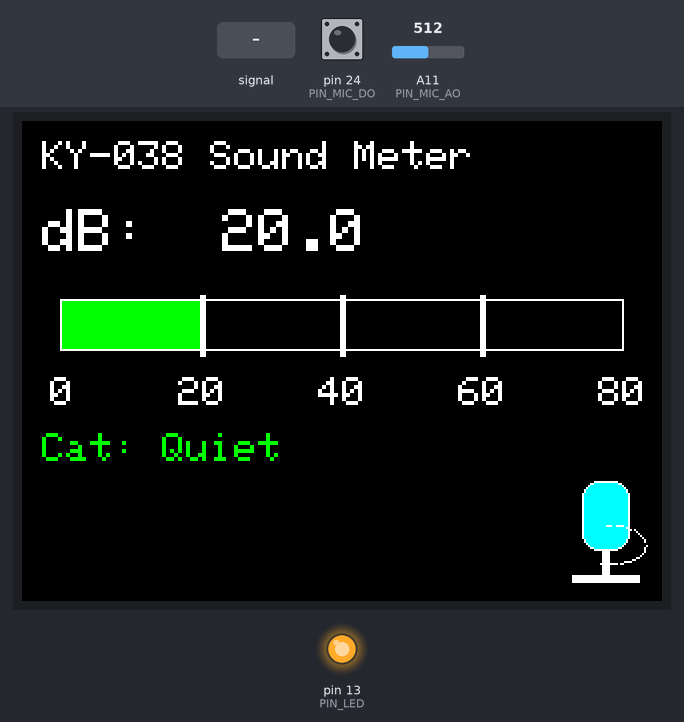
This sketch was run on a simulated Arduino Mega 2560, built with avr-gcc and run on an emulated ATmega2560. Parts: 320×240 colour display, output pins drawn as LEDs (lit = HIGH). Dashed ring = blinking. The inputs (shaded band) are chosen by the test bench; at power-on: pin 24 (PIN_MIC_DO) HIGH, A11 (PIN_MIC_AO) = 512. What the sketch prints to the serial monitor is not drawn.

Above: at 1.4 s.
1.5 s: A11 (PIN_MIC_AO) fed a 200 Hz sine of ±81 counts around its level
At 1.65 s:
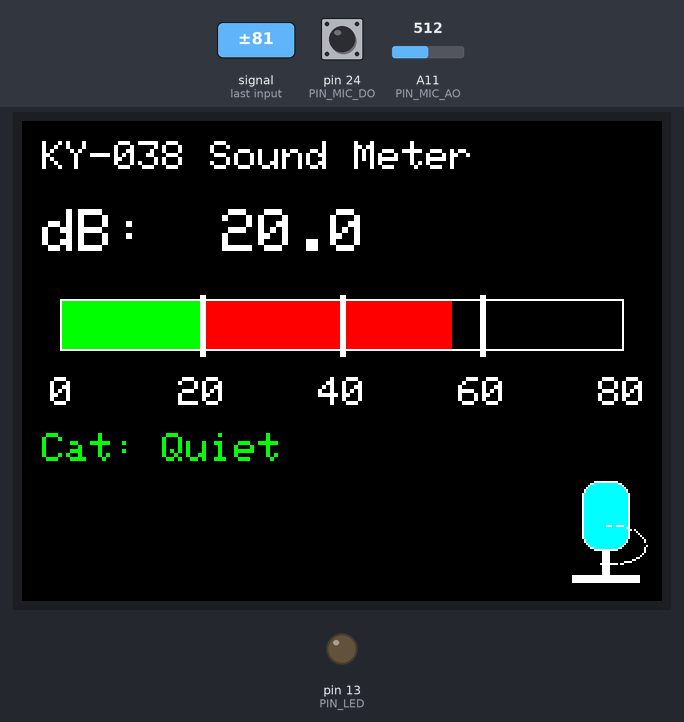
3.9 s: pin 24 (PIN_MIC_DO) pulled LOW for 0.15 s
At 4.07 s:
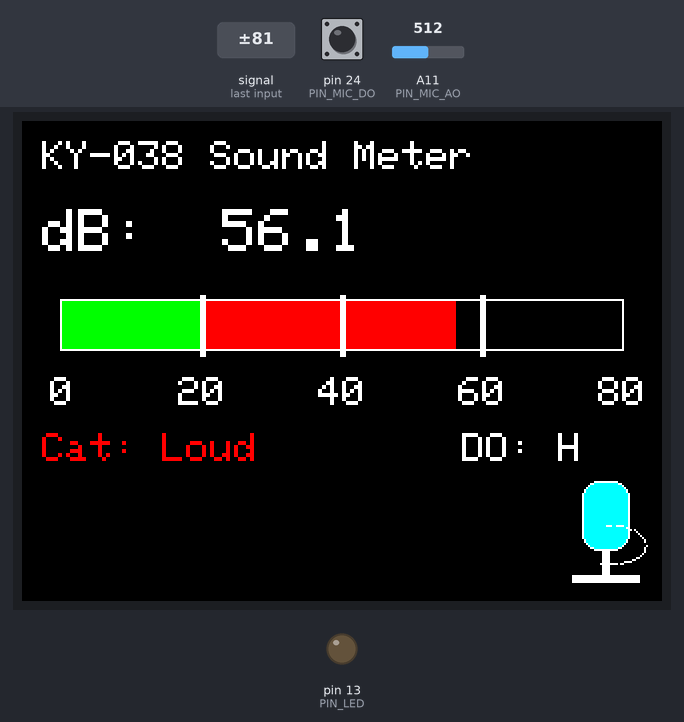
4.6 s: A11 (PIN_MIC_AO) fed a 2 Hz sine of ±306 counts around its level
At 4.98 s:
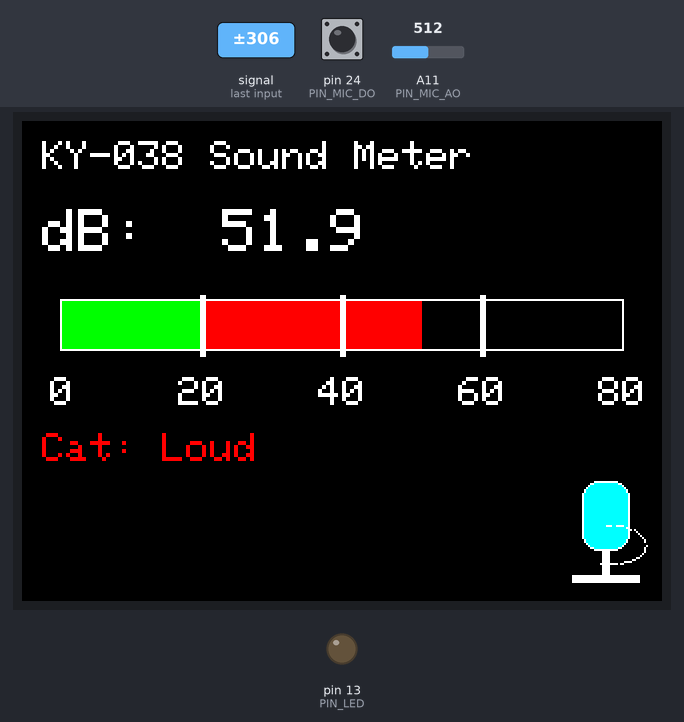
7.5 s: pin 24 (PIN_MIC_DO) pulled LOW for 0.15 s
At 7.72 s:
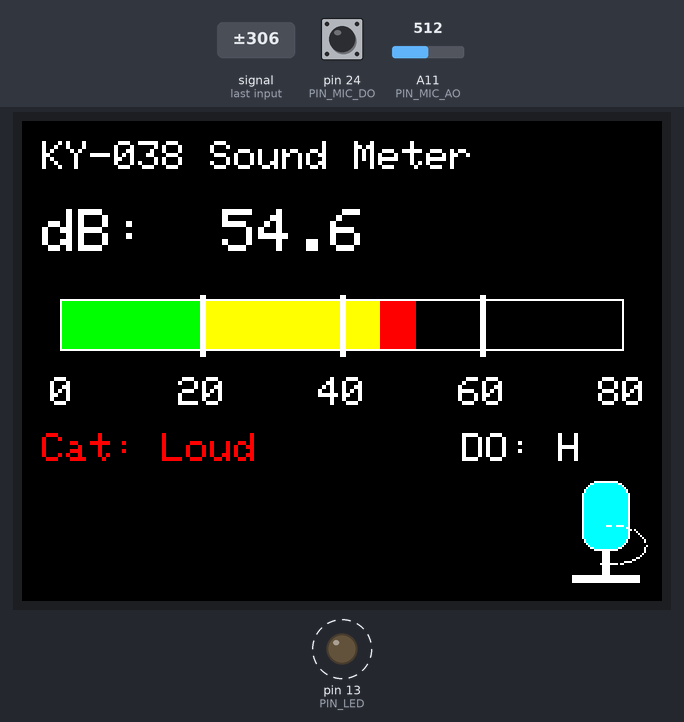
8.2 s: pin 24 (PIN_MIC_DO) pulled LOW for 0.15 s
At 8.63 s:
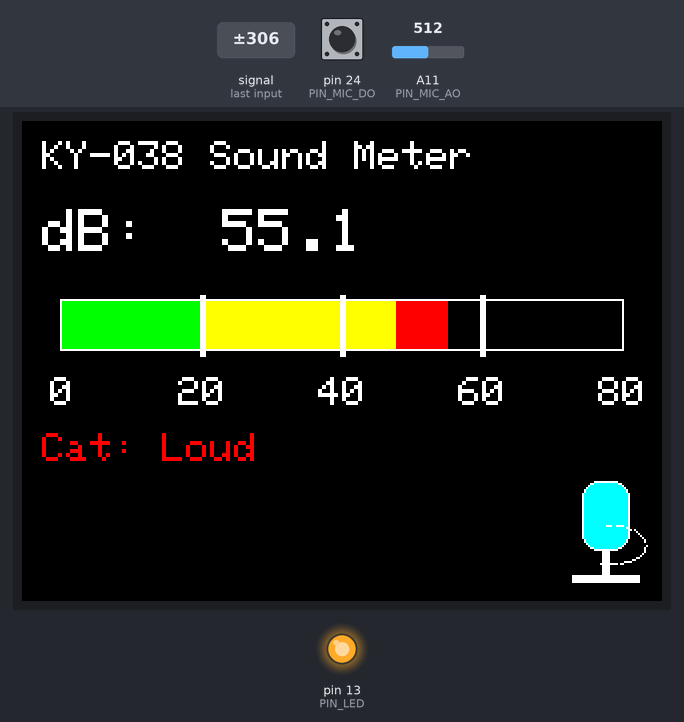
Timing chart, 0 to 12.9 s (numbered marks = the images above; inputs shaded):
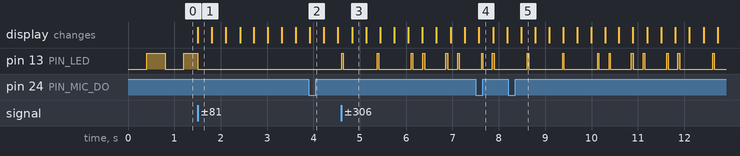

Measured:
- after the input at 1.5 s, the display: changes at once (image 1)
- after the input at 3.9 s, the display: changes at once (image 2)
- after the input at 8.2 s, the display: changes after 0.28 s (image 5)

The sketch:

Microphone_Sound_Meter.ino
```cpp
// KY-038 Noise Meter (FAST, no flicker, robust sensor-detect, alternate pins)
// Arduino Mega + MCUFRIEND 2.8" TFT (UNO-shield)
// KY-038: AO->A11, DO->D24 (active-LOW with INPUT_PULLUP), VCC->5V, GND->GND
// Optional LED: D13

#include <MCUFRIEND_kbv.h>
#include <Adafruit_GFX.h>
#include <Arduino.h>
#include <math.h>
#include <string.h>

MCUFRIEND_kbv tft;

// ---------- Pins ----------
const int PIN_MIC_AO = A11;  // analog
const int PIN_MIC_DO = 24;   // digital (INPUT_PULLUP, active-LOW)
const int PIN_LED    = 13;

// ---------- dB config ----------
const float ADC_REF_V   = 5.0f;
const float ADC_LSB_V   = ADC_REF_V / 1023.0f;
const float DB_REL_REF_COUNTS = 1023.0f; // full-scale reference

// ---------- Sampling ----------
const int   NUM_SAMPLES   = 12;   // fast window

// ---------- UI ----------
#define COL_BLACK 0x0000
#define COL_WHITE 0xFFFF
#define COL_GREY  0x7BEF
#define COL_GREEN 0x07E0
#define COL_YELL  0xFFE0
#define COL_RED   0xF800
#define COL_CYAN  0x07FF

const int METER_X=20, METER_Y=90, METER_W=280, METER_H=24;
const int BIGDB_Y=44, LABEL_Y2=METER_Y+METER_H+20;
const int CATEGORY_Y = LABEL_Y2 + 22;
const int SCALE_Y = METER_Y + METER_H + 2;

const uint32_t BAR_FRAME_MS  = 5;
const uint32_t TEXT_FRAME_MS = 30;
const float    TEXT_EPS      = 0.5f;

float dcMean=512.0f, envelopeCounts=0.0f, combinedEMA=0.0f;
const float DC_BETA=0.03f, ENV_DECAY=0.88f, ENV_MIX=0.60f, COMB_EMA_ALPHA=0.45f;

uint32_t lastBarMs=0, lastTextMs=0, lastTrigMs=0;
bool ledOn=false;
int prevBarPixels=0;
float lastBigDBShown=1e9;
int lastDOState = HIGH;
int lastCategoryIdx = -1;

// ---------- Sensor-disconnect detection ----------
int   badWindows = 0;
const int BAD_WINDOWS_LIMIT = 25;
bool  sensorOK = true;

// ---------------------- UI ----------------------

// 🎤 Draw microphone icon — near bottom-right
void drawMicrophoneSymbol() {
  int micBaseX = 280;
  int micBaseY = 220;  // slightly above bottom

  // Mic head (oval)
  tft.fillRoundRect(micBaseX, micBaseY - 40, 24, 35, 8, COL_CYAN);
  tft.drawRoundRect(micBaseX, micBaseY - 40, 24, 35, 8, COL_WHITE);

  // Mic stem
  tft.fillRect(micBaseX + 10, micBaseY - 5, 4, 12, COL_WHITE);

  // Mic base stand
  tft.fillRect(micBaseX - 5, micBaseY + 7, 34, 4, COL_WHITE);

  // Simulated curved bracket (approximation using short lines)
  int cx = micBaseX + 12;
  int cy = micBaseY - 8;
  for (int angle = -90; angle <= 90; angle += 15) {
    float rad = angle * 3.14159 / 180.0;
    int x1 = cx + 20 * cos(rad);
    int y1 = cy + 10 * sin(rad);
    int x2 = cx + 20 * cos(rad + 0.15);
    int y2 = cy + 10 * sin(rad + 0.15);
    tft.drawLine(x1, y1, x2, y2, COL_WHITE);
  }
}

// Draw 4 thick white dividers (0/20/40/60/80)
void drawBarDividers(){
  for (int i=1; i<=3; ++i){
    int x = METER_X + (METER_W * i)/4;
    for (int dx=-1; dx<=1; ++dx){
      tft.drawLine(x+dx, METER_Y-3, x+dx, METER_Y + METER_H + 3, COL_WHITE);
    }
  }
}

// Centered tick-label helper (uses classic 6x8 font scaled by size)
void drawCenteredLabel(int xCenter, int y, const char* txt, int size=2) {
  int w = strlen(txt) * 6 * size;
  tft.setCursor(xCenter - w/2, y);
  tft.print(txt);
}

// Draw numeric tick labels 0,20,40,60,80 under bar
void drawScaleLabels() {
  tft.setTextSize(2);
  tft.setTextColor(COL_WHITE, COL_BLACK);

  for (int i=0; i<=4; ++i) {
    int x = METER_X + (METER_W * i)/4;         // tick position
    const char* label =
      (i==0) ? "0" :
      (i==1) ? "20" :
      (i==2) ? "40" :
      (i==3) ? "60" : "80";
    drawCenteredLabel(x, SCALE_Y+12, label, 2);
  }
}

void drawStaticUI(){
  tft.fillScreen(COL_BLACK);
  tft.setRotation(1);

  tft.setTextSize(2); tft.setTextColor(COL_WHITE, COL_BLACK);
  tft.setCursor(10,10); tft.print("KY-038 Sound Meter");

  // Big dB number
  tft.setTextSize(3); tft.setCursor(10, BIGDB_Y); tft.print("dB: --.-");

  // Bar outline
  tft.fillRect(METER_X, METER_Y, METER_W, METER_H, COL_BLACK);
  tft.drawRect(METER_X-1, METER_Y-1, METER_W+2, METER_H+2, COL_WHITE);
  drawBarDividers();
  drawScaleLabels();  // <-- add labels 0,20,40,60,80

  // Category placeholder
  tft.fillRect(8, CATEGORY_Y-1, 304, 20, COL_BLACK);
  tft.setCursor(10, CATEGORY_Y); tft.print("Cat: ---");

  // DO placeholder
  tft.setCursor(220, CATEGORY_Y); tft.print("DO: -");

  // 🎤 Microphone icon (bottom-right)
  drawMicrophoneSymbol();

  prevBarPixels = 0;
  lastBigDBShown = 1e9;
  lastDOState = HIGH;
  lastCategoryIdx = -1;
}

// returns false if this window looks disconnected; true if valid
bool sampleWindow(float &combinedCounts){
  double accSq = 0.0;
  int peakAbs = 0, minV = 1023, maxV = 0;

  for (int i=0;i<NUM_SAMPLES;i++){
    int s = analogRead(PIN_MIC_AO);
    s = constrain(s, 0, 1023);
    if (s < minV) minV = s;
    if (s > maxV) maxV = s;
    dcMean += DC_BETA * (s - dcMean);
    int c = s - (int)dcMean;
    int a = abs(c);
    if (a > peakAbs) peakAbs = a;
    accSq += (double)c * (double)c;
  }

  bool bad = false;
  if ((maxV - minV) <= 1) bad = true;
  if (maxV >= 1022 || minV <= 1) bad = true;

  if (bad) {
    badWindows++;
    if (badWindows >= BAD_WINDOWS_LIMIT) sensorOK = false;
    digitalWrite(PIN_LED, (millis()/400)%2);
    return false;
  } else {
    badWindows = 0;
    if (!sensorOK) {
      sensorOK = true;
      combinedEMA = 0.0f;
      envelopeCounts = 0.0f;
    }
    digitalWrite(PIN_LED, LOW);
  }

  float rms = sqrt(accSq / (double)NUM_SAMPLES);
  float peakLike = (float)peakAbs;
  if (peakLike > envelopeCounts) envelopeCounts = peakLike;
  else envelopeCounts *= ENV_DECAY;

  float combined = (1.0f - ENV_MIX) * rms + (ENV_MIX) * envelopeCounts;
  if (combinedEMA <= 0.0f) combinedEMA = combined;
  combinedEMA += COMB_EMA_ALPHA * (combined - combinedEMA);
  combinedCounts = combinedEMA;
  return true;
}

void drawBar_NoFlicker(float dBpos){
  dBpos = constrain(dBpos, 0.0f, 80.0f);
  int w = (int)(dBpos * (float)METER_W / 80.0f);
  w = constrain(w, 0, METER_W);

  if (w > prevBarPixels){
    float pct = 100.0f * w / (float)METER_W;
    uint16_t col = (pct > 60.0f) ? COL_RED : (pct > 40.0f ? COL_YELL : COL_GREEN);
    tft.fillRect(METER_X + prevBarPixels, METER_Y, w - prevBarPixels, METER_H, col);
  } else if (w < prevBarPixels){
    tft.fillRect(METER_X + w, METER_Y, prevBarPixels - w, METER_H, COL_BLACK);
  }
  prevBarPixels = w;

  // Keep outline & dividers on top
  tft.drawRect(METER_X-1, METER_Y-1, METER_W+2, METER_H+2, COL_WHITE);
  drawBarDividers();
}

int categoryFromDPos(float dBpos){
  float pct = (dBpos / 80.0f) * 100.0f;
  if (pct > 60.0f) return 2;
  if (pct > 40.0f) return 1;
  return 0;
}
const char* categoryLabel(int idx){
  switch(idx){
    case 0: return "Quiet";
    case 1: return "Moderate";
    default: return "Loud";
  }
}
uint16_t categoryColor(int idx){
  return (idx==2) ? COL_RED : ((idx==1) ? COL_YELL : COL_GREEN);
}

void drawCategoryFromBar(float dBpos){
  int idx = categoryFromDPos(dBpos);
  if (idx == lastCategoryIdx) return;
  const char* label = categoryLabel(idx);
  uint16_t col = categoryColor(idx);

  // clear and draw
  tft.fillRect(8, CATEGORY_Y-1, 304, 20, COL_BLACK);
  tft.setTextSize(2);
  tft.setTextColor(col, COL_BLACK);
  tft.setCursor(10, CATEGORY_Y);
  tft.print("Cat: ");
  tft.print(label);
  lastCategoryIdx = idx;
}

void drawText_NoFlicker(float dBpos, int doState){
  static char bigDBBuffer[16] = "";
  if (fabs(dBpos - lastBigDBShown) >= TEXT_EPS){
    char newBuf[16];
    dtostrf(dBpos, 6, 1, newBuf);
    if (strcmp(newBuf, bigDBBuffer) != 0) {
      strcpy(bigDBBuffer, newBuf);
      tft.setTextSize(3); tft.setTextColor(COL_WHITE, COL_BLACK);
      tft.setCursor(10, BIGDB_Y);
      tft.print("dB:");
      tft.print(bigDBBuffer);
      lastBigDBShown = dBpos;
    }
  }

  if (doState != lastDOState) {
    tft.setTextSize(2);
    tft.setTextColor(COL_WHITE, COL_BLACK);
    tft.setCursor(220, CATEGORY_Y);
    tft.print("DO: ");
    tft.print(doState == LOW ? "H" : "L");
    lastDOState = doState;
  }
}

void handleDigitalTrigger(int &doState){
  doState = digitalRead(PIN_MIC_DO);
  uint32_t now = millis();
  if (doState == LOW){
    if (!ledOn) {
      digitalWrite(PIN_LED, HIGH);
      ledOn = true;
      lastTrigMs = now;
    }
  }
  if (ledOn && (now - lastTrigMs > 120)){
    digitalWrite(PIN_LED, LOW);
    ledOn = false;
  }
}

void setup(){
  Serial.begin(115200);
  pinMode(PIN_MIC_AO, INPUT);
  pinMode(PIN_MIC_DO, INPUT_PULLUP);
  pinMode(PIN_LED, OUTPUT);
  digitalWrite(PIN_LED, LOW);

  uint16_t ID = tft.readID();
  tft.begin(ID);
  tft.setRotation(1);
  drawStaticUI();

  Serial.println("KY-038 Sound Meter initialized");
}

void loop(){
  float comb = 0.0f;
  bool ok = sampleWindow(comb);

  float dBrelNeg = 20.0f * log10(max(comb / DB_REL_REF_COUNTS, 0.001f));
  dBrelNeg = constrain(dBrelNeg, -80.0f, 0.0f);
  float dBpos = dBrelNeg + 80.0f;

  int doState = HIGH;
  handleDigitalTrigger(doState);

  const uint32_t now = millis();
  if (now - lastBarMs >= BAR_FRAME_MS){
    drawBar_NoFlicker(dBpos);
    lastBarMs = now;
  }
  if (now - lastTextMs >= TEXT_FRAME_MS){
    drawText_NoFlicker(dBpos, doState);
    drawCategoryFromBar(dBpos);
    lastTextMs = now;
  }
}
```
